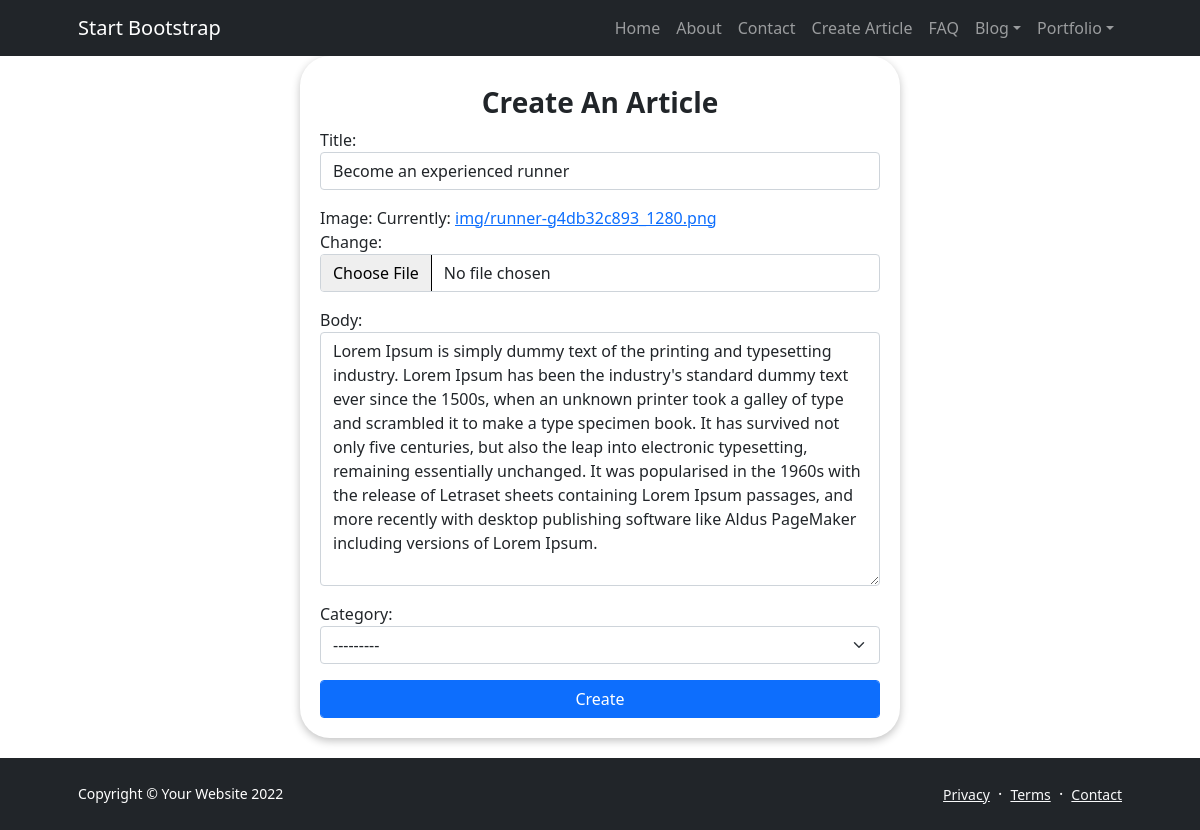
Before: /update-post/become-an-experienced-runner with the older database file.
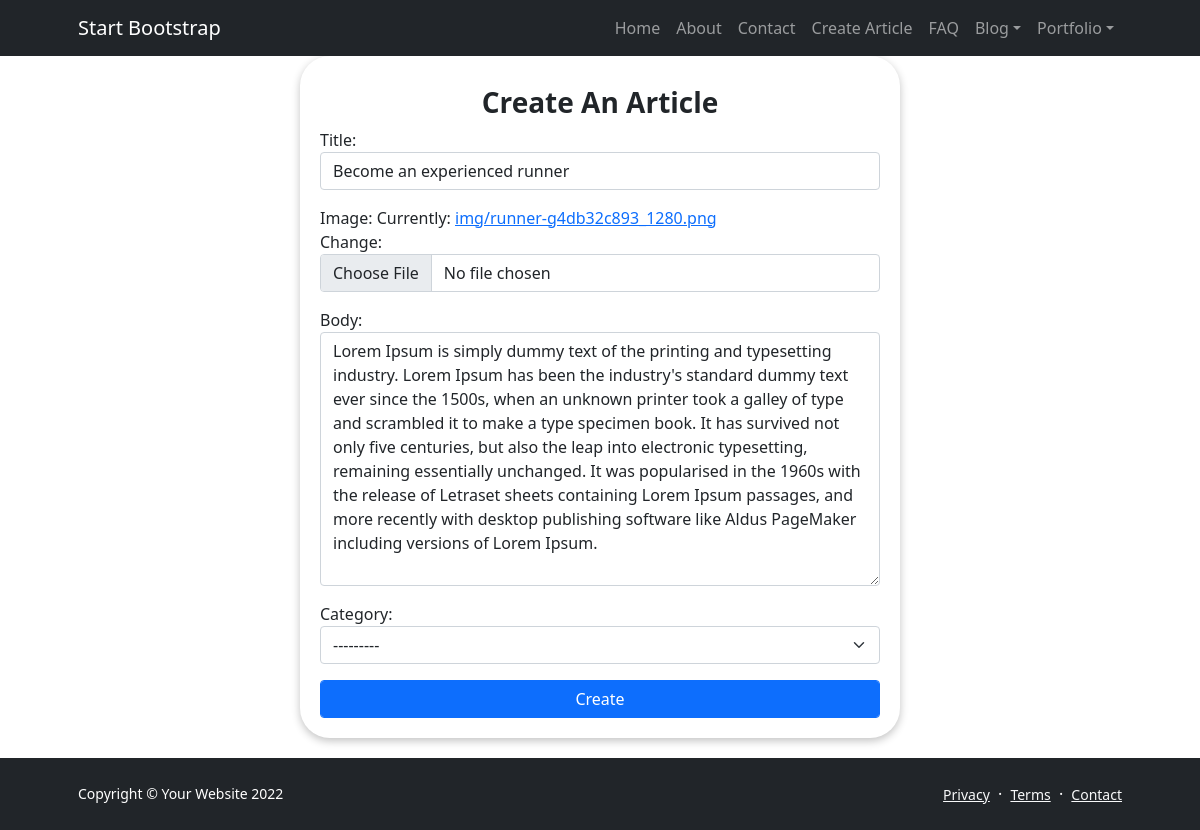
After: the same page with the newer database file.
### news/models.py (models this page shows, shortened)
class Post(models.Model):
    title = models.CharField(max_length=500)
    image= models.ImageField(upload_to='img/')
    body = RichTextField()
    post_id = models.UUIDField(default=uuid.uuid4, primary_key=True, unique=True, editable=False)
    created = models.DateTimeField(auto_now_add=True)
    modified = models.DateTimeField(auto_now=True)
    slug = models.SlugField()
    category = models.ForeignKey('Category', on_delete=models.SET_NULL, blank=True, null=True)

class Category(models.Model):
    title = models.CharField(max_length=100)
    category_id = models.UUIDField(default=uuid.uuid4, primary_key=True, unique=True, editable=False)
    slug = models.SlugField()
    def __str__(self):
        return self.title

### news/views.py (the view)
# urls.py: path('update-post/<str:slug>', views.updatePost, name = 'update'),
def updatePost(request, slug):
    post = Post.objects.get(slug=slug)
    form = PostForm(instance=post)
    if request.method == 'POST':
        form = PostForm(request.POST, request.FILES, instance=post)
        if form.is_valid():
            form.save()
            messages.info(request, 'Article updated successfully')
            return redirect('detail', slug=post.slug)
    context = {'form': form}
    return render(request, 'news/create.html', context)

### news/forms.py
class PostForm(ModelForm):
    class Meta:
        model = Post
        exclude = ['slug']

### news/templates/news/create.html (shortened to what this page needs)
{% extends 'base.html' %}
{% block content %}
<div class = 'container' id = 'container'>
     <h3><strong>Create An Article</strong></h3>
    <form method = 'POST' enctype="multipart/form-data">
        {{form.as_p}}
        <input type = 'submit' class ='btn btn-primary' value = 'Create'>
    </form>
</div>
{% endblock %}

Changed rows visible on the page:
added Category: category "---------"
